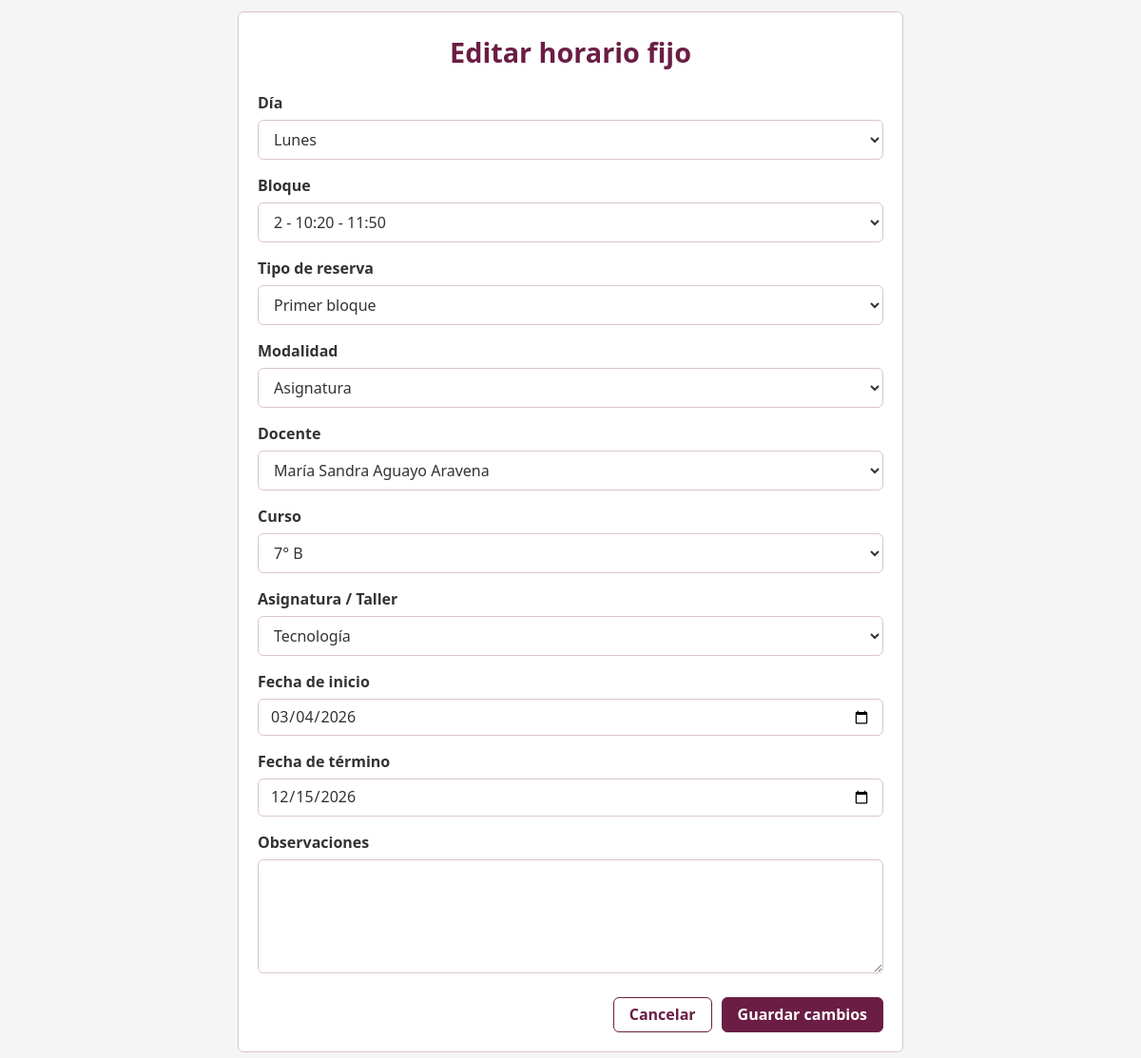
/modules/horarios_fijos/editar.php?id=15 (signed in), run on the app's committed database.
### tables this page shows
CREATE TABLE `horarios_fijos` (
  `id` int(10) UNSIGNED NOT NULL,
  `dia_semana` tinyint(3) UNSIGNED NOT NULL,
  `bloque_id` int(11) NOT NULL,
  `tipo` enum('completo','sub1','sub2') NOT NULL,
  `docente_id` int(11) NOT NULL,
  `curso_id` int(11) NOT NULL,
  `asignatura_id` int(11) NOT NULL,
  `activo` tinyint(1) NOT NULL DEFAULT 1,
  `fecha_inicio` date NOT NULL,
  `fecha_fin` date DEFAULT NULL,
  `observaciones` text DEFAULT NULL,
  `modalidad` enum('asignatura','taller') DEFAULT NULL
);

CREATE TABLE `bloques` (
  `id` int(11) NOT NULL,
  `numero_bloque` int(11) NOT NULL,
  `hora_inicio` time NOT NULL,
  `hora_termino` time NOT NULL
);

CREATE TABLE `docentes` (
  `id` int(11) NOT NULL,
  `nombres` varchar(50) NOT NULL,
  `apellidos` varchar(50) NOT NULL,
  `correo` varchar(50) NOT NULL
);

CREATE TABLE `cursos` (
  `id` int(11) NOT NULL,
  `nombre_curso` varchar(10) NOT NULL DEFAULT '',
  `modalidad` enum('asignatura','taller') DEFAULT 'asignatura'
);

CREATE TABLE `asignaturas` (
  `id` int(11) NOT NULL,
  `asignatura_nombre` varchar(50) NOT NULL,
  `modalidad` enum('asignatura','taller') DEFAULT 'asignatura'
);

### includes/reservas_funciones.php (called while the page is built, shortened)
<?php
function obtenerHorarioFijoPorId(
    mysqli $conexion,
    int $horarioFijoId
): ?array {
    $sql = "
        SELECT
            hf.id,
            hf.dia_semana,
            hf.bloque_id,
            hf.tipo,
            hf.modalidad,
            hf.docente_id,
            hf.curso_id,
            hf.asignatura_id,
            hf.activo,
            hf.fecha_inicio,
            hf.fecha_fin,
            hf.observaciones,
            c.nombre_curso AS curso,
            a.asignatura_nombre AS asignatura,
            CONCAT(
                SUBSTRING_INDEX(d.nombres, ' ', 1),
                ' ',
                SUBSTRING_INDEX(d.apellidos, ' ', 1)
            ) AS docente,
            b.numero_bloque,
            b.hora_inicio,
            b.hora_termino
        FROM horarios_fijos hf
        INNER JOIN docentes d
            ON d.id = hf.docente_id
        INNER JOIN cursos c
            ON c.id = hf.curso_id
        INNER JOIN asignaturas a
            ON a.id = hf.asignatura_id
        INNER JOIN bloques b
            ON b.id = hf.bloque_id
        WHERE hf.id = ?
        LIMIT 1
    ";
    $stmt = $conexion->prepare($sql);
    $stmt->bind_param(
        "i",
        $horarioFijoId
    );
    $stmt->execute();
    $resultado = $stmt->get_result();
    $horario = $resultado->fetch_assoc();
    return $horario ?: null;
}

### modules/horarios_fijos/editar.php (the view, shortened to what this page needs)
<?php
require_once '../../config/database.php';
require_once '../../includes/reservas_funciones.php';
$id = isset($_GET['id'])
    ? (int) $_GET['id']
    : 0;
$horario = obtenerHorarioFijoPorId(
    $conexion,
    $id
);
$nombresDias = [
    1 => 'Lunes',
    2 => 'Martes',
    3 => 'Miércoles',
    4 => 'Jueves',
    5 => 'Viernes'
];
$bloques = [];
$resultado = $conexion->query("
    SELECT
        id,
        numero_bloque,
        hora_inicio,
        hora_termino
    FROM bloques
    ORDER BY numero_bloque
");
if ($resultado) {
    $bloques = $resultado->fetch_all(
        MYSQLI_ASSOC
    );
}
$docentes = [];
$resultado = $conexion->query("
    SELECT
        id,
        nombres,
        apellidos
    FROM docentes
    ORDER BY apellidos, nombres
");
if ($resultado) {
    $docentes = $resultado->fetch_all(
        MYSQLI_ASSOC
    );
}
$cursos = [];
$resultado = $conexion->query("
    SELECT
        id,
        nombre_curso,
        modalidad
    FROM cursos
    ORDER BY nombre_curso
");
if ($resultado) {
    $cursos = $resultado->fetch_all(
        MYSQLI_ASSOC
    );
}
$asignaturas = [];
$resultado = $conexion->query("
    SELECT
        id,
        asignatura_nombre,
        modalidad
    FROM asignaturas
    ORDER BY asignatura_nombre
");
if ($resultado) {
    $asignaturas = $resultado->fetch_all(
        MYSQLI_ASSOC
    );
}
?>
<!DOCTYPE html>
<html lang="es">
<head>
    <link
        rel="stylesheet"
        href="../../assets/css/estilos.css"
    >
    <link
        rel="stylesheet"
        href="../../assets/css/botones.css"
    >
    <link
        rel="stylesheet"
        href="../../assets/css/formularios.css"
    >
    <link
        rel="stylesheet"
        href="../../assets/css/reservas.css"
    >
</head>
<body>
<div class="contenedor-formulario">
    <h1>
        Editar horario fijo
    </h1>
    <form
        action="actualizar.php"
        method="POST"
    >
        <div class="grupo-formulario">
            <label for="dia_semana">
                Día
            </label>
            <select
                id="dia_semana"
                name="dia_semana"
                required
            >
                <?php foreach ($nombresDias as $numero => $nombre): ?>
                    <option
                        value="<?= $numero; ?>"
                        <?= (
                            (int)$horario['dia_semana'] === $numero
                        )
                            ? 'selected'
                            : ''
                        ?>
                    >
                        <?= htmlspecialchars($nombre); ?>
                    </option>
                <?php endforeach; ?>
            </select>
        </div>
        <div class="grupo-formulario">
            <label for="bloque_id">
                Bloque
            </label>
            <select
                id="bloque_id"
                name="bloque_id"
                required
            >
                <?php foreach ($bloques as $bloque): ?>
                    <option
                        value="<?= (int)$bloque['id']; ?>"
                        <?= (
                            (int)$horario['bloque_id']
                            === (int)$bloque['id']
                        )
                            ? 'selected'
                            : ''
                        ?>
                    >
                        <?= htmlspecialchars(
                            $bloque['numero_bloque']
                        ); ?>
                        -
                    </option>
                <?php endforeach; ?>
            </select>
        </div>
        <div class="grupo-formulario">
            <label for="tipo">
                Tipo de reserva
            </label>
            <select
                id="tipo"
                name="tipo"
                required
            >
                <option
                    value="sub1"
                    <?= $horario['tipo'] === 'sub1'
                        ? 'selected'
                        : ''
                    ?>
                >
                    Primer bloque
                </option>
            </select>
        </div>
        <div class="grupo-formulario">
            <label for="modalidad">
                Modalidad
            </label>
            <select
                id="modalidad"
                name="modalidad"
                required
            >
                <option
                    value="asignatura"
                    <?= $horario['modalidad'] === 'asignatura'
                        ? 'selected'
                        : ''
                    ?>
                >
                    Asignatura
                </option>
            </select>
        </div>
        <div class="grupo-formulario">
            <label for="docente_id">
                Docente
            </label>
            <select
                id="docente_id"
                name="docente_id"
                required
            >
                <?php foreach ($docentes as $docente): ?>
                    <option
                        value="<?= (int)$docente['id']; ?>"
                        <?= (
                            (int)$horario['docente_id']
                            === (int)$docente['id']
                        )
                            ? 'selected'
                            : ''
                        ?>
                    >
                        <?= htmlspecialchars(
                            $docente['nombres']
                            . ' '
                            . $docente['apellidos']
                        ); ?>
                    </option>
                <?php endforeach; ?>
            </select>
        </div>
        <div class="grupo-formulario">
            <label for="curso_id">
                Curso
            </label>
            <select
                id="curso_id"
                name="curso_id"
                required
            >
                <?php foreach ($cursos as $curso): ?>
                    <option
                        value="<?= (int)$curso['id']; ?>"
                        data-modalidad="<?= htmlspecialchars(
                            $curso['modalidad'],
                            ENT_QUOTES,
                            'UTF-8'
                        ); ?>"
                        <?= (
                            (int)$horario['curso_id']
                            === (int)$curso['id']
                        )
                            ? 'selected'
                            : ''
                        ?>
                    >
                        <?= htmlspecialchars(
                            $curso['nombre_curso']
                        ); ?>
                    </option>
                <?php endforeach; ?>
            </select>
        </div>
        <div class="grupo-formulario">
            <label for="asignatura_id">
                Asignatura / Taller
            </label>
            <select
                id="asignatura_id"
                name="asignatura_id"
                required
            >
                <?php foreach ($asignaturas as $asignatura): ?>
                    <option
                        value="<?= (int)$asignatura['id']; ?>"
                        data-modalidad="<?= htmlspecialchars(
                            $asignatura['modalidad'],
                            ENT_QUOTES,
                            'UTF-8'
                        ); ?>"
                        <?= (
                            (int)$horario['asignatura_id']
                            === (int)$asignatura['id']
                        )
                            ? 'selected'
                            : ''
                        ?>
                    >
                        <?= htmlspecialchars(
                            $asignatura['asignatura_nombre']
                        ); ?>
                    </option>
                <?php endforeach; ?>
            </select>
        </div>
        <div class="grupo-formulario">
            <label for="fecha_inicio">
                Fecha de inicio
            </label>
            <input
                type="date"
                id="fecha_inicio"
                name="fecha_inicio"
                value="<?= htmlspecialchars(
                    $horario['fecha_inicio']
                ); ?>"
                required
            >
        </div>
        <div class="grupo-formulario">
            <label for="fecha_fin">
                Fecha de término
            </label>
            <input
                type="date"
                id="fecha_fin"
                name="fecha_fin"
                value="<?= (
                    $horario['fecha_fin'] !== null
                )
                    ? htmlspecialchars(
                        $horario['fecha_fin']
                    )
                    : ''
                ?>"
            >
        </div>
        <div class="grupo-formulario">
            <label for="observaciones">
                Observaciones
            </label>
            <textarea
                id="observaciones"
                name="observaciones"
            ><?= htmlspecialchars(
            ); ?></textarea>
        </div>
        <div class="botones">
            <a
                href="index.php"
                class="btn btn-secundario"
            >
                Cancelar
            </a>
            <button
                type="submit"
                class="btn btn-primario"
            >
                Guardar cambios
            </button>
        </div>
    </form>
</div>
</body>
</html>

### assets/css/estilos.css (style rules this page uses)
:root { --color-primario: #6b1d44; --color-primario-hover: #5b1739; --color-primario-original: #4e0227; --color-exito: #198754; --color-exito-hover: #157347; --color-advertencia: #ffc107; --color-advertencia-hover: #e0a800; --color-error: #dc3545; --color-error-hover: #bb2d3b; --color-fondo: #ffffff; --color-fondo-secundario: #f5f5f5; --color-fondo-neutro: #eeeeee; --color-texto: #333333; --color-texto-secundario: #666666; --color-borde: #d9c5cf; --radio-borde: 6px; --ancho-formulario: 700px; --btn-padding-y: 8px; --btn-padding-x: 16px; --btn-transicion: .2s ease; --sombra-focus: 0 0 5px rgba(107, 29, 68, 0.25); }
* { margin: 0; padding: 0; box-sizing: border-box; }
html { font-size: 16px; }
body { font-family: "Segoe UI", Tahoma, Geneva, Verdana, sans-serif; font-size: 1rem; line-height: 1.5; color: var(--color-texto); background-color: var(--color-fondo-secundario); }
h1, h2, h3, h4, h5, h6 { color: var(--color-primario); font-weight: 600; }
a { color: var(--color-primario); text-decoration: none; transition: color 0.2s ease; }

### assets/css/botones.css (style rules this page uses)
.botones { display: flex; justify-content: flex-end; gap: 10px; margin-top: 10px; }
.btn { display: inline-flex; align-items: center; justify-content: center; padding: 8px 16px; font-family: inherit; font-size: inherit; line-height: 1.2; font-weight: 600; text-decoration: none; white-space: nowrap; cursor: pointer; border: 1px solid transparent; border-radius: var(--radio-borde); box-sizing: border-box; transition: background-color 0.2s ease, border-color 0.2s ease, color 0.2s ease, box-shadow 0.2s ease; }
.btn-primario { color: var(--color-fondo); background-color: var(--color-primario); border-color: var(--color-primario); }
.btn-secundario { color: var(--color-primario); background-color: var(--color-fondo); border-color: var(--color-primario); }

### assets/css/formularios.css (style rules this page uses)
.contenedor-formulario { max-width: var(--ancho-formulario); margin: 12px auto; padding: 20px; background-color: var(--color-fondo); border: 1px solid var(--color-borde); border-radius: var(--radio-borde); box-sizing: border-box; }
.contenedor-formulario h1 { margin: 0 0 20px; text-align: center; font-size: 1.8rem; color: var(--color-primario); }
.contenedor-formulario form { display: flex; flex-direction: column; gap: 15px; }
.grupo-formulario { display: flex; flex-direction: column; }
.grupo-formulario label { margin-bottom: 6px; font-weight: 600; color: var(--color-texto); }
.grupo-formulario input, .grupo-formulario select, .grupo-formulario textarea { width: 100%; padding: 8px 12px; font-family: inherit; font-size: inherit; line-height: 1.2; color: var(--color-texto); background-color: var(--color-fondo); border: 1px solid var(--color-borde); border-radius: var(--radio-borde); box-sizing: border-box; transition: border-color 0.2s ease, box-shadow 0.2s ease; }
.grupo-formulario textarea { min-height: 120px; resize: vertical; }
.botones { display: flex; justify-content: flex-end; gap: 10px; margin-top: 10px; }

### data on the page
horarios_fijos: dia_semana "Lunes", bloque_id "2 - 10:20 - 11:50", tipo "Primer bloque", modalidad "Asignatura", docente_id "María Sandra Aguayo Aravena", curso_id "7° B", asignatura_id "Tecnología", fecha_inicio "03/04/2026", fecha_fin "12/15/2026"
